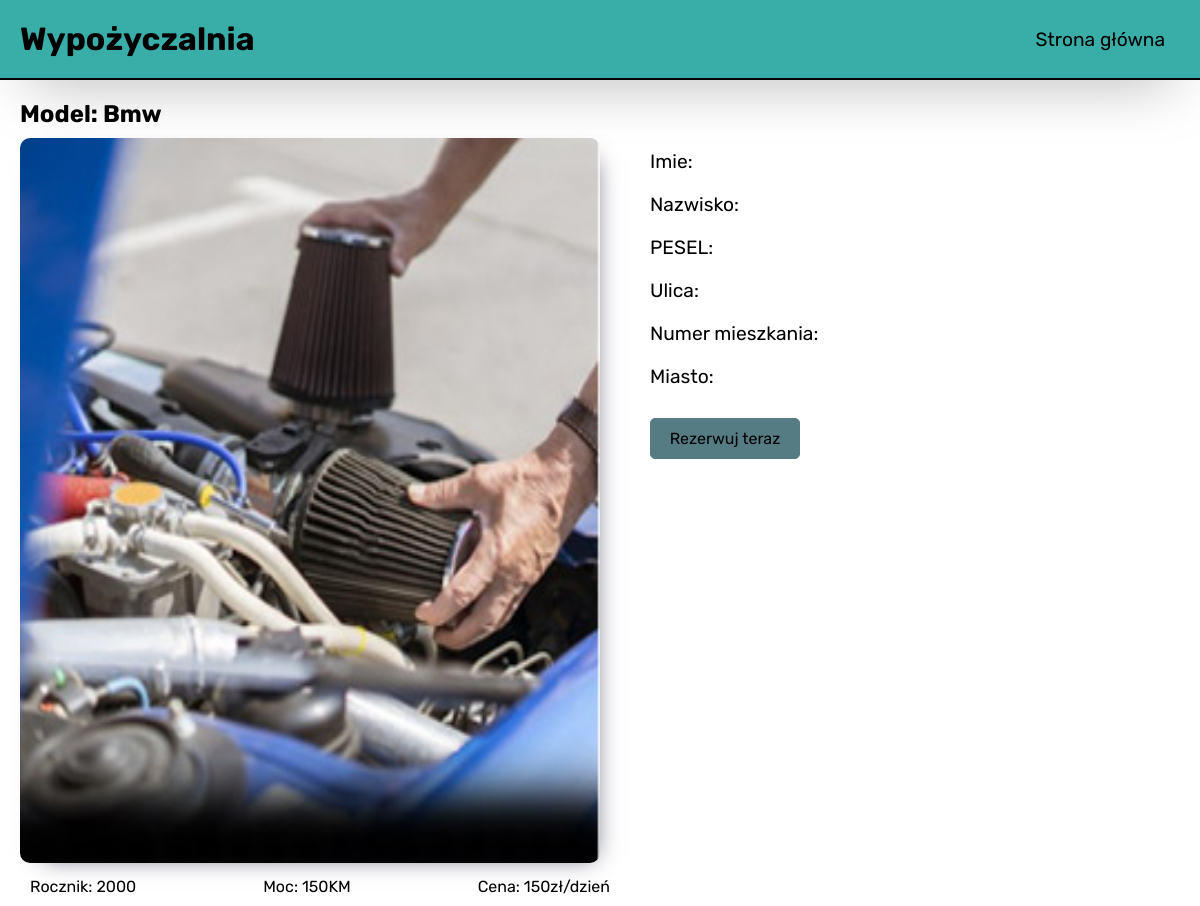
The app's page /singleCar.php?id=4 with its own data.
### tables this page shows
CREATE TABLE `cars` (
  `id` int(11) NOT NULL,
  `price` int(11) NOT NULL DEFAULT 150,
  `model` text NOT NULL,
  `year` text NOT NULL,
  `power` int(11) NOT NULL,
  `photo` text NOT NULL,
  `reserved` tinyint(1) NOT NULL
);

### singleCar.php (the view, shortened to what this page needs)
<!DOCTYPE html>
<html lang="pl">
<head>
    <link rel="stylesheet" href="style.css">
</head>
<body>
    <header>
        <div class="logo">
            <h1>Wypożyczalnia</h1>
        </div>
        <nav>
            <div class="menuElement"><a href="./index.php">Strona główna</a></div>
        </nav>
    </header>
    <main>
        <?php if (isset($_GET["id"])) : ?>
            <?php
            require "./backend/db_connect.php";
            $car_id = $_GET["id"];
            $get_car = "SELECT * FROM cars WHERE id='$car_id'";
            $car = $mysqli->query($get_car);
            if ($car->num_rows == 0) {
                header("Location:./index.php");
            } else {
                $car = $car->fetch_assoc();
            }
            ?>
            <div class="rentformBox">
                <div class="left">
                    <h2>Model: <?php echo $car["model"] ?></h2>
                    <div class="photo singleCar">
                        <img src="<?php echo $car["photo"] ?>" alt="fiat">
                    </div>
                    <div class="info">
                        <p>Rocznik: <?php echo $car["year"] ?></p>
                        <p>Moc: <?php echo $car["power"] ?>KM</p>
                        <p>Cena: <?php echo $car["price"] ?>zł/dzień</p>
                    </div>
                </div>
                <div class="right">
                    <?php
                    $user_data = json_decode($_SESSION["user_data"], true);
                    $imie = explode(" ", $user_data["fullName"]);
                    ?>
                    <div class="userInfo">
                        <p>Imie: <?php echo $imie[0] ?></p>
                        <p>Nazwisko: <?php echo $imie[1] ?></p>
                        <p>PESEL: <?php echo $user_data["pesel"] ?></p>
                        <p>Ulica: <?php echo $user_data["street"] ?></p>
                        <p>Numer mieszkania: <?php echo $user_data["buildingNumber"] ?></p>
                        <p>Miasto: <?php echo $user_data["city"] ?></p>
                        <div class="button">
                            <a href="./backend/reserveCar.php">Rezerwuj teraz</a>
                        </div>
                    </div>
                </div>
            </div>
        <?php endif; ?>
    </main>
</body>
</html>

### style.css (style rules this page uses)
* { margin: 0; padding: 0; box-sizing: border-box; font-family: 'Rubik', sans-serif; }
header { background-color: #39AEA9; display: flex; flex-direction: row; justify-content: space-between; border-bottom: 2px solid black; -webkit-box-shadow: 0px 18px 63px -28px rgba(105, 105, 105, 1); -moz-box-shadow: 0px 18px 63px -28px rgba(105, 105, 105, 1); box-shadow: 0px 18px 63px -28px rgba(105, 105, 105, 1); }
.logo { padding: 20px; }
nav { display: flex; flex-direction: row; margin-right: 20px; }
.menuElement { display: flex; justify-content: center; align-items: center; margin: 0px 15px; }
.menuElement>a { text-decoration: none; color: black; transition: all 0.3s; font-size: 1.2em; }
.photo { text-align: center; }
.photo>img { width: 100%; border-radius: 10px; -webkit-box-shadow: 8px 8px 24px -15px rgba(66, 68, 90, 1); -moz-box-shadow: 8px 8px 24px -15px rgba(66, 68, 90, 1); box-shadow: 8px 8px 24px -15px rgba(66, 68, 90, 1); aspect-ratio: 4/5; }
.button { background-color: #557B83; border: 1px solid #557B83; width: 150px; border-radius: 5px; text-align: center; padding: 10px; margin-top: 10px; transition: all 0.3s; float: right; }
.button>a { text-align: center; text-decoration: none; color: black; }
.rentformBox { display: flex; flex-direction: row; }
.left { width: 50%; }
.left>h2 { text-align: left; margin-top: 20px; padding-left: 20px; }
.right { width: 30%; padding: 50px; }
.singleCar { text-align: left; padding-left: 20px; margin-top: 10px; }
.singleCar>img { width: 100%; }
.info { width: 100%; display: flex; flex-direction: row; justify-content: space-between; padding: 10px; margin-left: 20px; }
.info>p { text-align: center; }
.userInfo>p { margin: 20px 0; font-size: 1.2rem; }
.userInfo>.button { float: left; }

### records on screen
cars: model "Bmw", photo (picture), year "2000", power "150", price "150"
